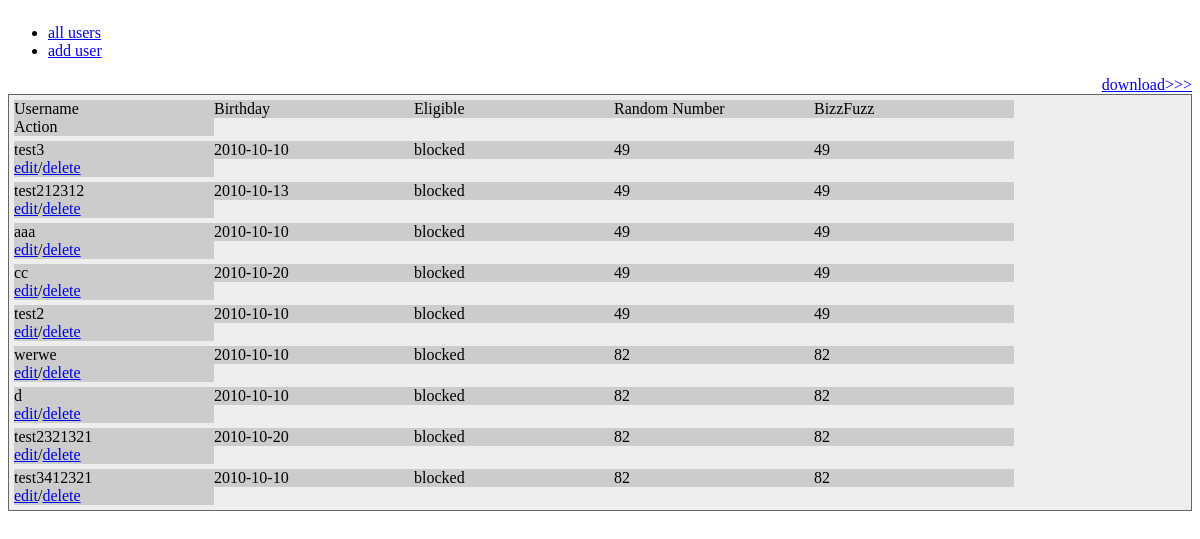
/users/, run on the app's committed database.
### users/models.py (models this page shows, shortened)
class CustomUser(models.Model):
    user = models.OneToOneField(User)
    birthday = models.DateField()
    random_num = models.IntegerField(default=random.randint(1, 100))

### users/views.py (the view)
def user_list(request):
    try:
        users = CustomUser.objects.all()
    except users.DoesNotExist:
        raise Http404('user does not exist.')
    context = { 'users' : users }
    return render(request, 'users/index.html', context)

### users/templates/users/index.html (shortened to what this page needs)
{% extends "base.html" %}
{% load mathfilters %}
{% block body %}
    {% if users %}
        <div style="text-align:right"><a href="{% url 'users:download' %}">download>>></a></div>
        <div class="div-table">
            <div class="div-table-row">
                <div class="div-table-col">Username</div>
                <div class="div-table-col">Birthday</div>
                <div class="div-table-col">Eligible</div>
                <div class="div-table-col">Random Number</div>
                <div class="div-table-col">BizzFuzz</div>
                <div class="div-table-col">Action</div>
            </div>
            {% for user in users %}
            <div class="div-table-row">
                <div class="div-table-col">{{ user.user.username }}</div>
                <div class="div-table-col">{{ user.birthday.year }}-{{ user.birthday.month }}-{{ user.birthday.day }}</div>
                <div>{% now "Y" as current_year %}</div>
                {% if current_year|sub:user.birthday.year > 13 %}
                    <div class="div-table-col">allowed</div>
                {% else %}
                    <div class="div-table-col">blocked</div>
                {% endif %}
                <div class="div-table-col">{{ user.random_num }}</div>
                {% if user.random_num|mod:5 == 0 and user.random_num|mod:3 == 0 %}
                <div class="div-table-col">BizzFuzz</div>
                {% elif user.random_num|mod:3 == 0 %}
                <div class="div-table-col">Bizz</div>
                {% elif user.random_num|mod:5 == 0 %}
                <div class="div-table-col">Fuzz</div>
                {% else %}
                <div class="div-table-col">{{ user.random_num }}</div>
                {% endif %}
                <div class="div-table-col">
                    <a href="{% url 'users:edit' user_id=user.user.id %}">edit</a>/<a href="{% url 'users:delete' user_id=user.user.id %}">delete</a></div>
            </div>
            {% endfor %}
        </div>
    {% else %}
        <p>No users are available.</p>
    {% endif %}
{% endblock body %}

### users/templates/base.html (shortened to what this page needs)
{% load staticfiles %}
<!DOCTYPE html>
<html lang="en">
    <head>
    </head>
    <body>
        <div class='container'>
            <div class='left-side' style="width:100px;float:left;">
                <ul>
                    <li><a href="{% url 'users:index' %}">all users</a></li>
                    <li><a href="{% url 'users:add' %}">add user</a></li>
                </ul>
            </div>
            <div class='right-side' style="float:left;">
                {% block body %}
                {% endblock body %}
            </div>
        </div>
    </body>
</html>

### users/templates/users/index.html (style rules this page uses)
.div-table { display:table; width:auto; background-color:#eee; border:1px solid #666666; border-spacing:5px; }
.div-table-row { display:table-row; width:auto; clear:both; }
.div-table-col { float:left; display:table-column; width:200px; background-color:#ccc; }

### data on the page
CustomUser: user.username "test3", birthday.year "2010", birthday.month "10", birthday.day "10", shows "blocked", random_num "49"
CustomUser: user.username "test212312", birthday.year "2010", birthday.month "10", birthday.day "13", shows "blocked", random_num "49"
CustomUser: user.username "aaa", birthday.year "2010", birthday.month "10", birthday.day "10", shows "blocked", random_num "49"
CustomUser: user.username "cc", birthday.year "2010", birthday.month "10", birthday.day "20", shows "blocked", random_num "49"
CustomUser: user.username "test2", birthday.year "2010", birthday.month "10", birthday.day "10", shows "blocked", random_num "49"
CustomUser: user.username "werwe", birthday.year "2010", birthday.month "10", birthday.day "10", shows "blocked", random_num "82"
CustomUser: user.username "d", birthday.year "2010", birthday.month "10", birthday.day "10", shows "blocked", random_num "82"
CustomUser: user.username "test2321321", birthday.year "2010", birthday.month "10", birthday.day "20", shows "blocked", random_num "82"
CustomUser: user.username "test3412321", birthday.year "2010", birthday.month "10", birthday.day "10", shows "blocked", random_num "82"
